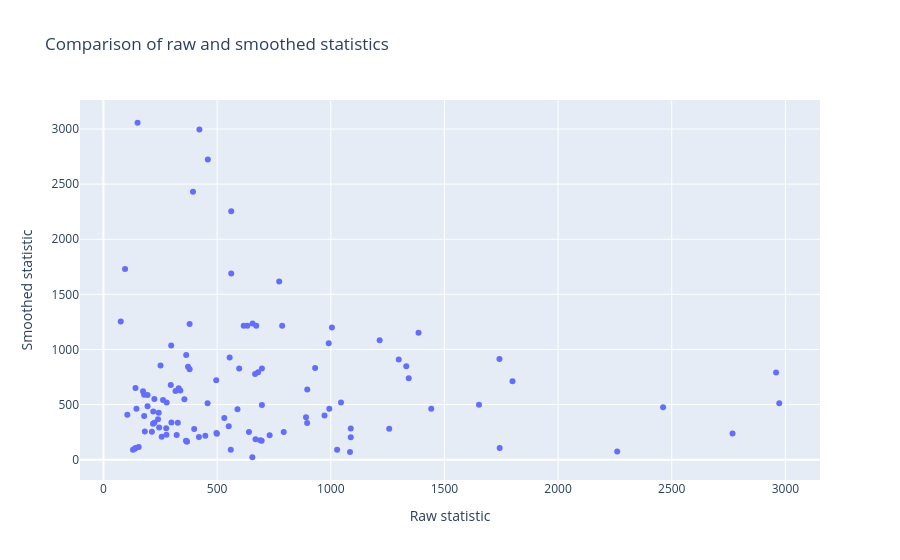

The code cell stored with this chart in its notebook:
### Code cell
import plotly.graph_objects as go

fig = go.Figure()
fig.add_trace(go.Scatter(
    x=results_raw.statistic,
    y=results_smooth.loc[results_raw.index, "statistic"],
    mode='markers',
    name='Data', # add overing label for the data points: pathway_name
    hovertext=results_raw.pathway_name,
))
fig.update_layout(
    title="Comparison of raw and smoothed statistics",
    xaxis_title="Raw statistic",
    yaxis_title="Smoothed statistic"
)
fig.show()

### Figure 1 — Plotly figure (JSON) as saved in the notebook; plotly's stock layout.template omitted (floating-point values rounded to 4 significant figures)
{"data": [{"hovertext": ["Sphingolipid metabolism - Homo sapiens (human)", "Pentose and glucuronate interconversions - Homo sapiens (human)", "Bile secretion - Homo sapiens (human)", "Primary bile acid biosynthesis - Homo sapiens (human)", "Sphingolipid signaling pathway - Homo sapiens (human)", "Pentose phosphate pathway - Homo sapiens (human)", "Steroid biosynthesis - Homo sapiens (human)", "Ascorbate and aldarate metabolism - Homo sapiens (human)", "Necroptosis - Homo sapiens (human)", "Galactose metabolism - Homo sapiens (human)", "Thyroid hormone synthesis - Homo sapiens (human)", "Linoleic acid metabolism - Homo sapiens (human)", "Cholesterol metabolism - Homo sapiens (human)", "Fat digestion and absorption - Homo sapiens (human)", "Arginine biosynthesis - Homo sapiens (human)", "Riboflavin metabolism - Homo sapiens (human)", "Glycerolipid metabolism - Homo sapiens (human)", "Starch and sucrose metabolism - Homo sapiens (human)", "Propanoate metabolism - Homo sapiens (human)", "Biotin metabolism - Homo sapiens (human)", "Taurine and hypotaurine metabolism - Homo sapiens (human)", "Phospholipase D signaling pathway - Homo sapiens (human)", "Aminoacyl-tRNA biosynthesis - Homo sapiens (human)", "Arachidonic acid metabolism - Homo sapiens (human)", "Fc gamma R-mediated phagocytosis - Homo sapiens (human)", "Ovarian steroidogenesis - Homo sapiens (human)", "Inositol phosphate metabolism - Homo sapiens (human)", "Fatty acid biosynthesis - Homo sapiens (human)", "HIF-1 signaling pathway - Homo sapiens (human)", "Oxytocin signaling pathway - Homo sapiens (human)", "Vitamin digestion and absorption - Homo sapiens (human)", "Phosphonate and phosphinate metabolism - Homo sapiens (human)", "Pantothenate and CoA biosynthesis - Homo sapiens (human)", "Ether lipid metabolism - Homo sapiens (human)", "Mineral absorption - Homo sapiens (human)", "Carbon metabolism - Homo sapiens (human)", "Valine, leucine and isoleucine degradation - Homo sapiens (human)", "Serotonergic synapse - Homo sapiens (human)", "Aldosterone synthesis and secretion - Homo sapiens (human)", "Fc epsilon RI signaling pathway - Homo sapiens (human)", "Butanoate metabolism - Homo sapiens (human)", "Purine metabolism - Homo sapiens (human)", "Glycolysis / Gluconeogenesis - Homo sapiens (human)", "FoxO signaling pathway - Homo sapiens (human)", "Protein digestion and absorption - Homo sapiens (human)", "Arginine and proline metabolism - Homo sapiens (human)", "Oxidative phosphorylation - Homo sapiens (human)", "mTOR signaling pathway - Homo sapiens (human)", "Porphyrin and chlorophyll metabolism - Homo sapiens (human)", "Cysteine and methionine metabolism - Homo sapiens (human)", "Glycosylphosphatidylinositol (GPI)-anchor biosynthesis - Homo sapiens (human)", "Pyrimidine metabolism - Homo sapiens (human)", "cAMP signaling pathway - Homo sapiens (human)", "Glycerophospholipid metabolism - Homo sapiens (human)", "Glyoxylate and dicarboxylate metabolism - Homo sapiens (human)", "Biosynthesis of amino acids - Homo sapiens (human)", "Sulfur relay system - Homo sapiens (human)", "Prolactin signaling pathway - Homo sapiens (human)", "Valine, leucine and isoleucine biosynthesis - Homo sapiens (human)", "AMPK signaling pathway - Homo sapiens (human)", "Biosynthesis of cofactors - Homo sapiens (human)", "GABAergic synapse - Homo sapiens (human)", "Neuroactive ligand-receptor interaction - Homo sapiens (human)", "Neomycin, kanamycin and gentamicin biosynthesis - Homo sapiens (human)", "Parathyroid hormone synthesis, secretion and action - Homo sapiens (human)", "Thiamine metabolism - Homo sapiens (human)", "Vascular smooth muscle contraction - Homo sapiens (human)", "Gap junction - Homo sapiens (human)", "D-Arginine and D-ornithine metabolism - Homo sapiens (human)", "Carbohydrate digestion and absorption - Homo sapiens (human)", "alpha-Linolenic acid metabolism - Homo sapiens (human)", "Biosynthesis of unsaturated fatty acids - Homo sapiens (human)", "Glycine, serine and threonine metabolism - Homo sapiens (human)", "Dopaminergic synapse - Homo sapiens (human)", "Nitrogen metabolism - Homo sapiens (human)", "Glucagon signaling pathway - Homo sapiens (human)", "Insulin secretion - Homo sapiens (human)", "Fructose and mannose metabolism - Homo sapiens (human)", "Vitamin B6 metabolism - Homo sapiens (human)", "Alanine, aspartate and glutamate metabolism - Homo sapiens (human)", "Regulation of lipolysis in adipocytes - Homo sapiens (human)", "Thermogenesis - Homo sapiens (human)", "2-Oxocarboxylic acid metabolism - Homo sapiens (human)", "Phenylalanine metabolism - Homo sapiens (human)", "Citrate cycle (TCA cycle) - Homo sapiens (human)", "Phenylalanine, tyrosine and tryptophan biosynthesis - Homo sapiens (human)", "Taste transduction - Homo sapiens (human)", "Histidine metabolism - Homo sapiens (human)", "Sulfur metabolism - Homo sapiens (human)", "Glutamatergic synapse - Homo sapiens (human)", "D-Glutamine and D-glutamate metabolism - Homo sapiens (human)", "beta-Alanine metabolism - Homo sapiens (human)", "Long-term depression - Homo sapiens (human)", "Retrograde endocannabinoid signaling - Homo sapiens (human)", "Amino sugar and nucleotide sugar metabolism - Homo sapiens (human)", "Glutathione metabolism - Homo sapiens (human)", "ABC transporters - Homo sapiens (human)", "Ferroptosis - Homo sapiens (human)", "Tryptophan metabolism - Homo sapiens (human)", "Tyrosine metabolism - Homo sapiens (human)", "Pyruvate metabolism - Homo sapiens (human)", "Proximal tubule bicarbonate reclamation - Homo sapiens (human)", "Lysine degradation - Homo sapiens (human)", "Inflammatory mediator regulation of TRP channels - Homo sapiens (human)", "Nicotinate and nicotinamide metabolism - Homo sapiens (human)", "Fatty acid degradation - Homo sapiens (human)", "Fatty acid metabolism - Homo sapiens (human)", "C-type lectin receptor signaling pathway - Homo sapiens (human)", "Renin secretion - Homo sapiens (human)", "Steroid hormone biosynthesis - Homo sapiens (human)"], "mode": "markers", "name": "Data", "type": "scatter", "x": [422.0, 1386.0, 76.0, 243.0, 562.0, 1215.0, 655.0, 1084.0, 179.0, 1800.0, 379.0, 1743.0, 141.0, 141.0, 562.0, 364.0, 1005.0, 991.0, 256.0, 95.0, 731.0, 179.0, 1742.0, 2260.0, 105.0, 367.0, 327.0, 640.0, 298.0, 213.0, 672.0, 560.0, 1028.0, 130.0, 219.0, 2462.0, 317.0, 669.0, 138.0, 299.0, 896.5, 1442.0, 773.0, 145.0, 896.0, 1088.0, 531.5, 150.0, 245.0, 1088.0, 155.0, 633.0, 972.5, 448.0, 1299.0, 2959.0, 277.0, 356.0, 551.0, 394.0, 2973.0, 262.0, 1045.0, 499.0, 174.0, 497.0, 496.0, 379.0, 276.0, 931.0, 278.0, 1257.0, 1343.0, 182.0, 372.0, 1332.0, 367.0, 589.5, 251.0, 891.0, 696.0, 363.0, 1652.0, 697.0, 697.0, 597.0, 690.0, 296.0, 399.0, 194.0, 194.0, 793.0, 240.0, 680.0, 786.0, 993.5, 2768.0, 459.0, 458.0, 617.0, 667.0, 420.0, 555.0, 338.0, 656.0, 224.0, 224.0, 322.0, 331.0, 218.0], "y": [2996.0, 1152.0, 1253.0, 425.0, 2253.0, 1084.0, 22.0, 69.0, 590.0, 712.0, 1230.0, 105.0, 105.0, 650.0, 1690.0, 950.0, 1200.0, 1056.0, 208.0, 1731.0, 221.0, 396.0, 913.0, 74.0, 408.0, 164.0, 334.0, 252.0, 1037.0, 254.0, 1215.0, 90.0, 90.0, 91.0, 436.0, 476.0, 623.0, 186.0, 100.0, 337.0, 636.0, 463.0, 1617.0, 461.0, 332.0, 283.0, 378.0, 3057.0, 293.0, 204.0, 115.0, 1215.0, 400.0, 218.0, 910.0, 790.0, 226.0, 549.0, 303.0, 2430.0, 513.0, 542.0, 518.0, 235.0, 620.0, 242.0, 721.0, 820.0, 284.0, 831.0, 519.0, 281.0, 738.0, 255.0, 842.0, 847.0, 165.0, 458.0, 855.0, 385.0, 172.0, 172.0, 498.0, 497.0, 828.0, 828.0, 176.0, 678.0, 279.0, 485.0, 587.0, 252.0, 367.0, 794.0, 1214.0, 463.0, 237.0, 2723.0, 513.0, 1215.0, 777.0, 205.0, 926.0, 628.0, 1236.0, 550.0, 335.0, 224.0, 648.0, 325.0]}], "layout": {"title": {"text": "Comparison of raw and smoothed statistics"}, "xaxis": {"title": {"text": "Raw statistic"}}, "yaxis": {"title": {"text": "Smoothed statistic"}}}}
